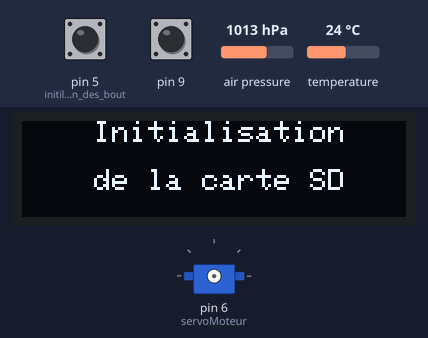
A sketch run on a simulated Arduino Uno, built with avr-gcc and run on an emulated ATmega328P. Shown: 128×32 one-colour display, servo. The test bench sets the inputs (shaded band); at power-on: pin 5 (initilasilastion_des_bout) HIGH, pin 9 HIGH, air pressure 1013 hPa, temperature 24 °C. Storage starts empty.

Above: at 6.1 s.
At 9.2 s:
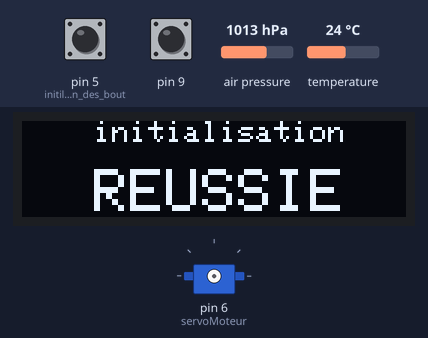
13.4 s: pin 5 (initilasilastion_des_bout) pulled LOW for 0.15 s
At 14.0 s:
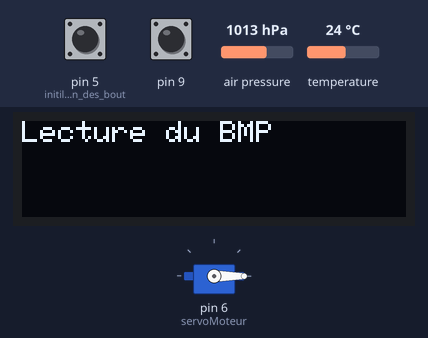
15.0 s: pin 9 pulled LOW for 1 s
At 16.1 s:
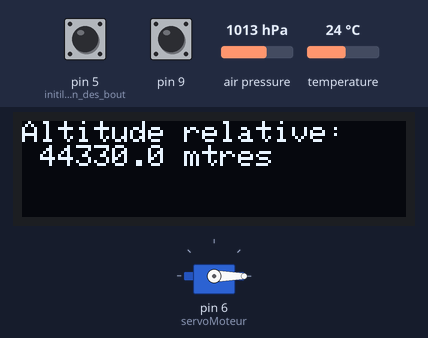
Timing chart, 0 to 18.0 s (numbered marks = the images above; inputs shaded):
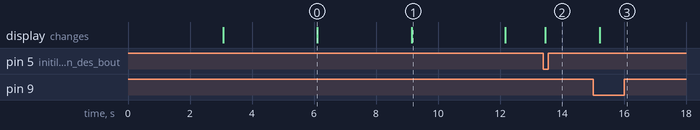

Measured:
- after the input at 13.4 s, the display: changes after 0.06 s (image 2)
- after the input at 15.0 s, the display: changes after 0.21 s (image 3)
- what the display in image 0 shows lasts 3.0 s, from 6.1 s to 9.1 s

The sketch:

code-fusee-arduino.ino
```cpp
#include <SD.h>
File myFile;

#include <SPI.h>
#include <Wire.h>
#include "SSD1306Ascii.h"
#include "SSD1306AsciiAvrI2c.h"
#include <SFE_BMP180.h>
SFE_BMP180 pressure;
#include <Servo.h>
Servo servoMoteur;

#define I2C_ADDRESS 0x3C
#define RST_PIN -1

SSD1306AsciiAvrI2c oled;


int boutton = 0;
int monte = 0;

void setup() {
  Serial.begin(9600);
  //oled begin
  Wire.beginTransmission(0x3C);
#if RST_PIN >= 0
  oled.begin(&Adafruit128x32, I2C_ADDRESS, RST_PIN);
#else // RST_PIN >= 0
  oled.begin(&Adafruit128x32, I2C_ADDRESS);
#endif // RST_PIN >= 0
  // Call oled.setI2cClock(frequency) to change from the default frequency.

  oled.setFont(Adafruit5x7);

  uint32_t m = micros();

  oled.clear();


  // BMP180 pression begin

  oled.println("    Initialisation");
  oled.println("     ");
  oled.println("      du BMP180");

  delay(3000);

  oled.clear();

  Wire.endTransmission();

  Wire.beginTransmission(0x77);
  if (pressure.begin()) {

    Wire.endTransmission();

    Wire.beginTransmission(0x3C);

    oled.println("    initialisation");
    oled.println("    ");
    oled.set2X();
    oled.println("  REUSSIE");
    Wire.endTransmission();
    delay(3000);

    oled.clear();
  }

  Wire.endTransmission();

  //SD begin

  Wire.beginTransmission(0x3C);
  oled.set1X();
  oled.println("    Initialisation");
  oled.println("     ");
  oled.println("    de la carte SD");

  delay(3000);

  oled.clear();

  Wire.endTransmission();

  if (!SD.begin(4)) { // si l'arduino n as pas trouvé la carte sd
    Wire.beginTransmission(0x3C);
    oled.println("      Erreur de");
    oled.println("l'initialisation de");
    oled.println("     la carte SD");
    Wire.endTransmission();
    return;
  }
  Wire.beginTransmission(0x3C);
  oled.println("    initialisation");
  oled.println("    ");
  oled.set2X();
  oled.println("  REUSSIE");
  Wire.endTransmission();
  delay(3000);

  oled.clear();

  myFile = SD.open("file.txt", FILE_WRITE); // test d'ecriture dans le fichier
  myFile.println("-----");
  myFile.close();


  //bouton begin
  pinMode(5, INPUT_PULLUP);//initilasilastion des bouttons
  pinMode(9, INPUT_PULLUP);

  //servo begin
  servoMoteur.attach(6);
  servoMoteur.write(0);
}


void loop() {

  double Altitude, pressionFinale, pressionBase, pressionTest, pressionMaintenant, pressionAvant;

  Wire.beginTransmission(0x3C);
  oled.set1X();

  Wire.endTransmission();
  if (digitalRead(5) == LOW) {

    Wire.beginTransmission(0x77);
    pressionBase = getPressure(); //prise de la pression de base
    pressionTest = pressionBase - 0.06;
    Wire.endTransmission();
    myFile = SD.open("file.txt", FILE_WRITE);
    myFile.println("La pression de base :");// ecriture de  la pression de base dans la carte sd
    myFile.println(pressionBase);
    myFile.println("  ");
    myFile.println("Pressions enregistrées durant le vol :");
    myFile.close();
    boutton = boutton + 20;
  }

  if (boutton > 2) {
    oled.println("Lecture du BMP");
    oled.println("                ");
    oled.println("                ");

    pressionAvant = getPressure();
    delay(250);
    pressionMaintenant = getPressure(); // prise de  la ression  avec un délait
    delay(250);


    if (pressionMaintenant < pressionAvant - 0.1) { // test pour voir si il y as une grosse differance de pression entre les deux variables
      oled.clear();
      oled.println("on monte");
      for (int i = 0; i <= 50; i++) { // ecriture de toutes les pressions dans la carte SD
        myFile = SD.open("file.txt", FILE_WRITE);
        myFile.println(getPressure());
        myFile.close();
        delay(50);
      }
      delay(50);
      oled.clear();
      monte = monte + 20;
    }

    if (pressionMaintenant > pressionAvant + 0.1) {// test pour voir si il y as une grosse differance de pression entre les deux variables
      oled.clear();
      oled.println("on descend");
      servoMoteur.write(90); // larguage du parachute avec l'ouverture du servo
      pressionFinale = getPressure();
      myFile = SD.open("file.txt", FILE_WRITE);
      myFile.println("  ");
      myFile.println("La pression à l'apogée :");
      myFile.println(pressionFinale);
      myFile.close();
      delay(500);
      oled.clear();


    }

  }


  if (digitalRead(9) == LOW) {
    Altitude = pressure.altitude(pressionFinale, pressionBase);
    boutton = boutton - boutton;
    oled.clear();
    myFile = SD.open("file.txt", FILE_WRITE);
    myFile.println("Altitude relative: ");
    myFile.println("    ");
    if (Altitude >= 0.0) myFile.print(" ");
    myFile.println(Altitude, 1);
    myFile.println(" mètres");
    myFile.close();

    oled.println("Altitude relative: ");
    if (Altitude >= 0.0) oled.print(" ");
    oled.print(Altitude, 1);
    oled.print(" mètres");
    delay(6000);
    oled.clear();
  }


  Wire.endTransmission();

}


double getPressure() {
  Wire.beginTransmission(0x77);
  char status;
  double T, P, p0, a;

  // Vous devez d'abord obtenir une mesure de température pour effectuer une lecture de pression.

  // Lancer une mesure de température :
  // Si la requête aboutit, le nombre de ms à attendre est renvoyé.
  // Si la requête échoue, 0 est renvoyé.

  status = pressure.startTemperature();
  if (status != 0)
  {
    // Attendez la fin de la mesure :

    delay(status);

    // Récupération de la mesure de température terminée :
    // Notez que la mesure est stockée dans la variable T.
    // Utilisez '& T' pour fournir l'adresse de T à la fonction.
    // La fonction renvoie 1 en cas de succès, 0 en cas d'échec.

    status = pressure.getTemperature(T);
    if (status != 0)
    {
      // Lancer une mesure de pression :
      // Le paramètre est le paramètre de suréchantillonnage, de 0 à 3 (résolution la plus élevée, attente la plus longue).
      // Si la requête aboutit, le nombre de ms à attendre est renvoyé.
      // Si la requête échoue, 0 est renvoyé.

      status = pressure.startPressure(3);
      if (status != 0)
      {
        // Attendez la fin de la mesure :
        delay(status);

        // Récupération de la mesure de pression terminée :
        // Notez que la mesure est stockée dans la variable P.
        // Utilisez '& P' pour fournir l'adresse de P.
        // Notez également que la fonction nécessite la mesure de température précédente (T).
        // (Si la température est stable, vous pouvez effectuer une mesure de température pour plusieurs mesures de pression.)
        // La fonction renvoie 1 en cas de succès, 0 en cas d'échec.

        status = pressure.getPressure(P, T);
        if (status != 0)
        {
          return (P);
        }
        else Serial.println("error retrieving pressure measurement\n");
      }
      else Serial.println("error starting pressure measurement\n");
    }
    else Serial.println("error retrieving temperature measurement\n");
  }
  else Serial.println("error starting temperature measurement\n");
  Wire.endTransmission();
}
```
